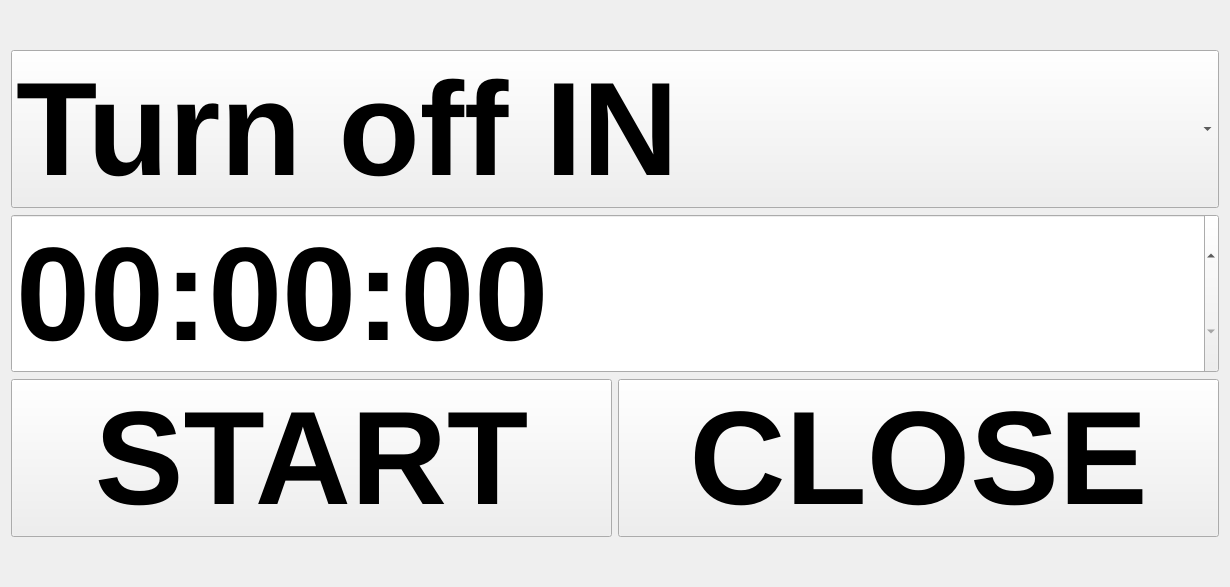
<?xml version="1.0" encoding="UTF-8"?>
<ui version="4.0">
 <class>ShutDownPCClass</class>
 <widget class="QMainWindow" name="ShutDownPCClass">
  <property name="enabled">
   <bool>true</bool>
  </property>
  <property name="geometry">
   <rect>
    <x>0</x>
    <y>0</y>
    <width>1230</width>
    <height>587</height>
   </rect>
  </property>
  <property name="windowTitle">
   <string>ShutDownPC</string>
  </property>
  <widget class="QWidget" name="centralWidget">
   <property name="enabled">
    <bool>true</bool>
   </property>
   <property name="autoFillBackground">
    <bool>true</bool>
   </property>
   <layout class="QVBoxLayout" name="verticalLayout">
    <item>
     <layout class="QVBoxLayout" name="mainLayout">
      <item>
       <widget class="QComboBox" name="comboBox">
        <property name="font">
         <font>
          <pointsize>100</pointsize>
          <bold>true</bold>
         </font>
        </property>
        <item>
         <property name="text">
          <string>Turn off IN</string>
         </property>
        </item>
        <item>
         <property name="text">
          <string>Turn off AFTER</string>
         </property>
        </item>
       </widget>
      </item>
      <item>
       <layout class="QVBoxLayout" name="btnLayout">
        <item>
         <widget class="QTimeEdit" name="timeEdit">
          <property name="font">
           <font>
            <pointsize>100</pointsize>
            <bold>true</bold>
           </font>
          </property>
          <property name="currentSection">
           <enum>QDateTimeEdit::HourSection</enum>
          </property>
          <property name="timeSpec">
           <enum>Qt::LocalTime</enum>
          </property>
         </widget>
        </item>
       </layout>
      </item>
      <item>
       <layout class="QHBoxLayout" name="timerLayout">
        <item>
         <widget class="QPushButton" name="startBtn">
          <property name="font">
           <font>
            <pointsize>100</pointsize>
            <bold>true</bold>
           </font>
          </property>
          <property name="text">
           <string>START</string>
          </property>
         </widget>
        </item>
        <item>
         <widget class="QPushButton" name="closeBtn">
          <property name="font">
           <font>
            <pointsize>100</pointsize>
            <bold>true</bold>
           </font>
          </property>
          <property name="text">
           <string>CLOSE</string>
          </property>
         </widget>
        </item>
       </layout>
      </item>
     </layout>
    </item>
   </layout>
  </widget>
 </widget>
 <layoutdefault spacing="6" margin="11"/>
 <resources>
  <include location="ShutDownPC.qrc"/>
 </resources>
 <connections>
  <connection>
   <sender>closeBtn</sender>
   <signal>clicked()</signal>
   <receiver>ShutDownPCClass</receiver>
   <slot>close()</slot>
   <hints>
    <hint type="sourcelabel">
     <x>390</x>
     <y>231</y>
    </hint>
    <hint type="destinationlabel">
     <x>551</x>
     <y>236</y>
    </hint>
   </hints>
  </connection>
 </connections>
</ui>
